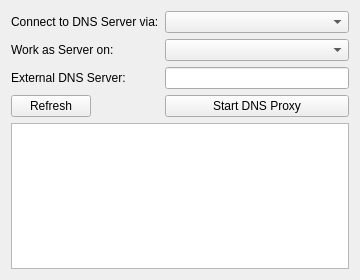
<?xml version="1.0" encoding="UTF-8"?>
<ui version="4.0">
 <class>MainWindow</class>
 <widget class="QMainWindow" name="MainWindow">
  <property name="geometry">
   <rect>
    <x>0</x>
    <y>0</y>
    <width>360</width>
    <height>280</height>
   </rect>
  </property>
  <property name="windowTitle">
   <string>DNS Proxy</string>
  </property>
  <widget class="QWidget" name="centralWidget">
   <layout class="QFormLayout" name="formLayout">
    <item row="0" column="0">
     <widget class="QLabel" name="label">
      <property name="text">
       <string>Connect to DNS Server via:</string>
      </property>
     </widget>
    </item>
    <item row="1" column="0">
     <widget class="QLabel" name="label_2">
      <property name="text">
       <string>Work as Server on:</string>
      </property>
     </widget>
    </item>
    <item row="0" column="1">
     <widget class="QComboBox" name="comboBox_to_server"/>
    </item>
    <item row="1" column="1">
     <widget class="QComboBox" name="comboBox_as_server"/>
    </item>
    <item row="2" column="0">
     <widget class="QLabel" name="label_3">
      <property name="text">
       <string>External DNS Server:</string>
      </property>
     </widget>
    </item>
    <item row="2" column="1">
     <widget class="QLineEdit" name="lineEdit_master_dns_ip"/>
    </item>
    <item row="5" column="0" colspan="2">
     <widget class="QPlainTextEdit" name="plainTextEdit_debug">
      <property name="enabled">
       <bool>true</bool>
      </property>
      <property name="sizePolicy">
       <sizepolicy hsizetype="Expanding" vsizetype="Expanding">
        <horstretch>0</horstretch>
        <verstretch>1</verstretch>
       </sizepolicy>
      </property>
      <property name="readOnly">
       <bool>true</bool>
      </property>
     </widget>
    </item>
    <item row="3" column="1">
     <widget class="QPushButton" name="pushButton">
      <property name="text">
       <string>Start DNS Proxy</string>
      </property>
     </widget>
    </item>
    <item row="3" column="0">
     <widget class="QPushButton" name="pushButton_refresh">
      <property name="maximumSize">
       <size>
        <width>80</width>
        <height>16777215</height>
       </size>
      </property>
      <property name="text">
       <string>Refresh</string>
      </property>
     </widget>
    </item>
   </layout>
  </widget>
 </widget>
 <layoutdefault spacing="6" margin="11"/>
 <resources/>
 <connections/>
</ui>
